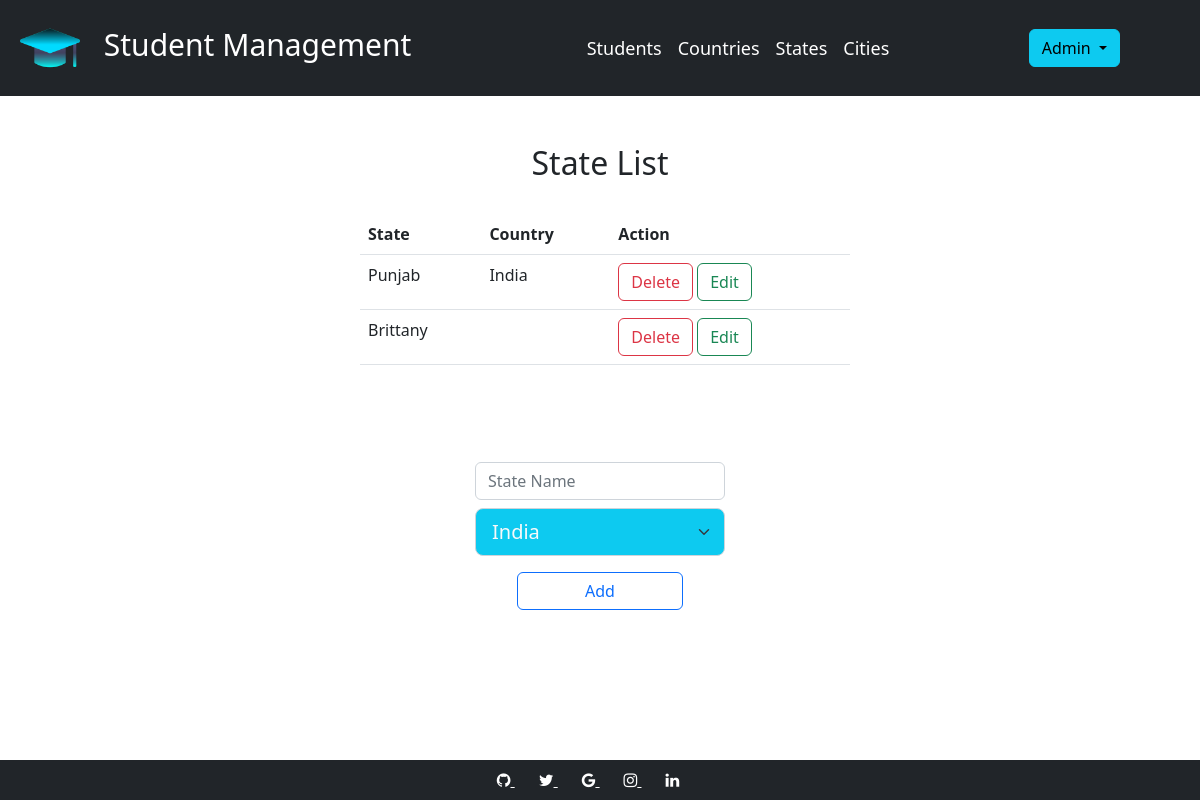
The app's page /all_states (signed in) with its own data.
### models.py (models this page shows, shortened)
class State(db.Model):
    __tablename__ = "state"
    id = db.Column(db.Integer, primary_key=True)
    name = db.Column(db.String(100))
    country_id = db.Column(db.Integer, db.ForeignKey('country.id'))
    country = db.relationship('Country')

class Country(db.Model):
    __tablename__ = "country"
    id = db.Column(db.Integer, primary_key=True)
    name = db.Column(db.String(100))

### app.py (the view)
@app.route('/all_states')
def all_states():
    if 'username' in session:
        form = Form()
        form.country.choices = [(country.id, country.name) for country in Country.query.all()]
        return render_template(templates.show_state_list, states=State.query.all(), form=form)
    return render_template(templates.login)

### forms.py
class Form(FlaskForm):
    country = SelectField('country', choices=[('', 'Select Country')], validators=[data_required()])
    state = SelectField('state', choices=[('', 'Select State')], validators=[data_required()])
    city = SelectField('city', choices=[('', 'Select City')], validators=[data_required()])
    standard = SelectField('standard', choices=[''], validators=[data_required()])
    section = SelectField('section', choices=[''], validators=[data_required()])

### templates/show_state_list.html (shortened to what this page needs)
{%extends "skel.html"%}
{%block content%}
<br>
<br>
<h2 style="text-align:center">State List</h2>
<br>
<div style="width:500px; margin:auto" class="d-grid gap-2 col-6 mx-auto">
    <div style="overflow-y:scroll; height:200px; margin-left:10px">
        <table class="table table-hover" id="tb">
            <thead>
            <tr>
                <th>State</th>
                <th>Country</th>
                <th>Action</th>
            </tr>
            </thead>
            <tbody>
            <tr>
                {% for state in states %}
                <td>{{state.name }}</td>
                <td>{{state.country.name}}</td>
                <td>
                    <button type="button" class="btn btn-outline-danger"
                            onclick="location.href='{{url_for('del_state', state_id = state.id)}}'">Delete
                    </button>
                    <button type="button" class="btn btn-outline-success"
                            onclick="location.href='{{url_for('update_state', state_id = state.id)}}'">Edit
                    </button>
                </td>
            </tr>
            {% endfor%}
            </tbody>
        </table>
    </div>
    <div class="d-grid gap-2 col-12 mx-auto" style="margin-top: 40px;">
        <div class="d-grid gap-2 col-6 mx-auto">
            <form action="{{url_for('add_state')}}" method="POST">
                <div class="d-grid gap-2 col-12 mx-auto">
                    <input type="text" class="form-control" placeholder="State Name" name="name" required>
                    {{form.country(class="form-select form-select-lg mb-3 bg-info text-light")}}
                </div>
                <div class="d-grid col-8 mx-auto" >
                    <button type="submit" class="btn btn-outline-primary">Add</button>
                </div>
            </form>
        </div>
    </div>
</div>
{%endblock%}

### records on screen
State: name "Punjab", country.name "India"
State: name "Brittany"

### other values on screen
{{ session.username.capitalize() }} "Admin"
